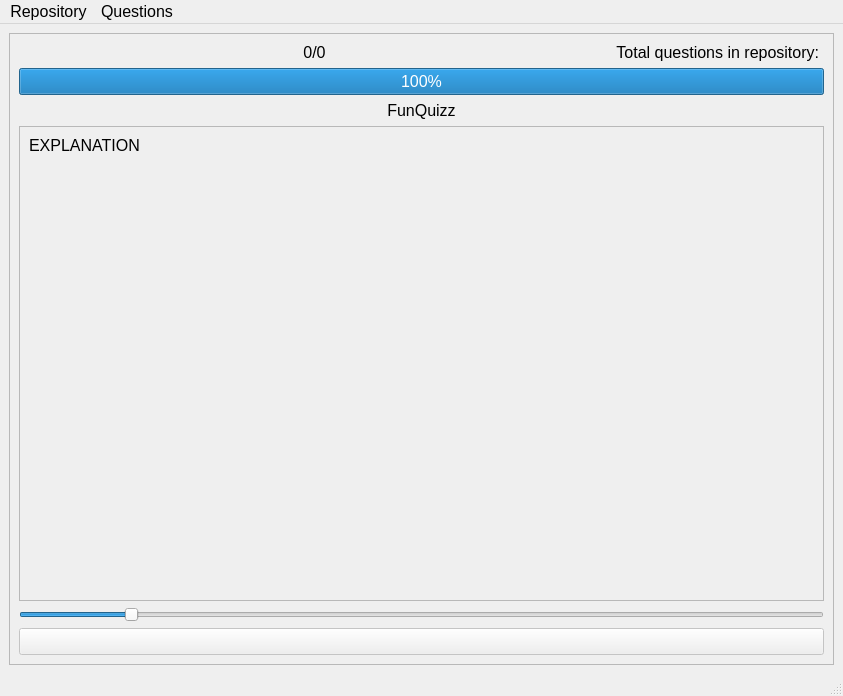
<?xml version="1.0" encoding="UTF-8"?>
<ui version="4.0">
 <class>MainWindow</class>
 <widget class="QMainWindow" name="MainWindow">
  <property name="geometry">
   <rect>
    <x>0</x>
    <y>0</y>
    <width>843</width>
    <height>696</height>
   </rect>
  </property>
  <property name="sizePolicy">
   <sizepolicy hsizetype="Expanding" vsizetype="Expanding">
    <horstretch>0</horstretch>
    <verstretch>0</verstretch>
   </sizepolicy>
  </property>
  <property name="windowTitle">
   <string>FunQuizz</string>
  </property>
  <property name="windowIcon">
   <iconset theme="QIcon::ThemeIcon::WeatherClear"/>
  </property>
  <widget class="QWidget" name="centralwidget">
   <layout class="QVBoxLayout" name="verticalLayout">
    <item>
     <widget class="QScrollArea" name="scrollArea">
      <property name="widgetResizable">
       <bool>true</bool>
      </property>
      <widget class="QWidget" name="scrollAreaWidgetContents">
       <property name="geometry">
        <rect>
         <x>0</x>
         <y>0</y>
         <width>823</width>
         <height>628</height>
        </rect>
       </property>
       <layout class="QVBoxLayout" name="verticalLayout_3">
        <item>
         <layout class="QHBoxLayout" name="horizontalLayout_2">
          <item>
           <widget class="QLabel" name="score">
            <property name="maximumSize">
             <size>
              <width>16777215</width>
              <height>16777215</height>
             </size>
            </property>
            <property name="font">
             <font>
              <pointsize>12</pointsize>
             </font>
            </property>
            <property name="text">
             <string>0/0</string>
            </property>
            <property name="textFormat">
             <enum>Qt::TextFormat::PlainText</enum>
            </property>
            <property name="alignment">
             <set>Qt::AlignmentFlag::AlignCenter</set>
            </property>
           </widget>
          </item>
          <item>
           <widget class="QLabel" name="totalQuestions">
            <property name="sizePolicy">
             <sizepolicy hsizetype="Maximum" vsizetype="Preferred">
              <horstretch>0</horstretch>
              <verstretch>0</verstretch>
             </sizepolicy>
            </property>
            <property name="maximumSize">
             <size>
              <width>16777215</width>
              <height>16777215</height>
             </size>
            </property>
            <property name="font">
             <font>
              <pointsize>12</pointsize>
             </font>
            </property>
            <property name="text">
             <string>Total questions in repository: </string>
            </property>
            <property name="alignment">
             <set>Qt::AlignmentFlag::AlignCenter</set>
            </property>
           </widget>
          </item>
         </layout>
        </item>
        <item>
         <widget class="QProgressBar" name="scoreBar">
          <property name="maximumSize">
           <size>
            <width>16777215</width>
            <height>16777215</height>
           </size>
          </property>
          <property name="font">
           <font>
            <pointsize>12</pointsize>
           </font>
          </property>
          <property name="value">
           <number>100</number>
          </property>
          <property name="alignment">
           <set>Qt::AlignmentFlag::AlignCenter</set>
          </property>
          <property name="orientation">
           <enum>Qt::Orientation::Horizontal</enum>
          </property>
          <property name="invertedAppearance">
           <bool>false</bool>
          </property>
         </widget>
        </item>
        <item>
         <widget class="QLabel" name="question">
          <property name="font">
           <font>
            <pointsize>12</pointsize>
           </font>
          </property>
          <property name="text">
           <string>FunQuizz</string>
          </property>
          <property name="alignment">
           <set>Qt::AlignmentFlag::AlignCenter</set>
          </property>
          <property name="wordWrap">
           <bool>true</bool>
          </property>
         </widget>
        </item>
        <item>
         <layout class="QVBoxLayout" name="answers"/>
        </item>
        <item>
         <widget class="QScrollArea" name="explanationScroll">
          <property name="minimumSize">
           <size>
            <width>400</width>
            <height>200</height>
           </size>
          </property>
          <property name="horizontalScrollBarPolicy">
           <enum>Qt::ScrollBarPolicy::ScrollBarAlwaysOff</enum>
          </property>
          <property name="widgetResizable">
           <bool>true</bool>
          </property>
          <widget class="QWidget" name="explanationScrollContents">
           <property name="geometry">
            <rect>
             <x>0</x>
             <y>0</y>
             <width>803</width>
             <height>446</height>
            </rect>
           </property>
           <layout class="QVBoxLayout" name="verticalLayout_2">
            <item>
             <widget class="QLabel" name="explanation">
              <property name="sizePolicy">
               <sizepolicy hsizetype="Expanding" vsizetype="Preferred">
                <horstretch>0</horstretch>
                <verstretch>0</verstretch>
               </sizepolicy>
              </property>
              <property name="font">
               <font>
                <pointsize>12</pointsize>
               </font>
              </property>
              <property name="autoFillBackground">
               <bool>false</bool>
              </property>
              <property name="frameShape">
               <enum>QFrame::Shape::NoFrame</enum>
              </property>
              <property name="text">
               <string>EXPLANATION</string>
              </property>
              <property name="textFormat">
               <enum>Qt::TextFormat::PlainText</enum>
              </property>
              <property name="alignment">
               <set>Qt::AlignmentFlag::AlignLeading|Qt::AlignmentFlag::AlignLeft|Qt::AlignmentFlag::AlignTop</set>
              </property>
              <property name="wordWrap">
               <bool>true</bool>
              </property>
             </widget>
            </item>
           </layout>
          </widget>
         </widget>
        </item>
        <item>
         <widget class="QSlider" name="explanationSize">
          <property name="minimum">
           <number>4</number>
          </property>
          <property name="maximum">
           <number>64</number>
          </property>
          <property name="value">
           <number>12</number>
          </property>
          <property name="orientation">
           <enum>Qt::Orientation::Horizontal</enum>
          </property>
         </widget>
        </item>
        <item>
         <widget class="QPushButton" name="ok">
          <property name="enabled">
           <bool>false</bool>
          </property>
          <property name="font">
           <font>
            <pointsize>12</pointsize>
           </font>
          </property>
          <property name="text">
           <string/>
          </property>
         </widget>
        </item>
       </layout>
      </widget>
     </widget>
    </item>
   </layout>
  </widget>
  <widget class="QStatusBar" name="statusbar"/>
  <widget class="QMenuBar" name="menuBar">
   <property name="geometry">
    <rect>
     <x>0</x>
     <y>0</y>
     <width>843</width>
     <height>27</height>
    </rect>
   </property>
   <property name="font">
    <font>
     <pointsize>12</pointsize>
    </font>
   </property>
   <widget class="QMenu" name="repository">
    <property name="font">
     <font>
      <pointsize>12</pointsize>
     </font>
    </property>
    <property name="title">
     <string>Repository</string>
    </property>
    <addaction name="openRepository"/>
    <addaction name="newRepository"/>
   </widget>
   <widget class="QMenu" name="questions">
    <property name="font">
     <font>
      <pointsize>12</pointsize>
     </font>
    </property>
    <property name="title">
     <string>Questions</string>
    </property>
    <addaction name="manageQuestions"/>
   </widget>
   <addaction name="repository"/>
   <addaction name="questions"/>
  </widget>
  <action name="actionNew_Repository">
   <property name="text">
    <string>New Repository</string>
   </property>
  </action>
  <action name="actionAdd_questions">
   <property name="text">
    <string>Add questions</string>
   </property>
  </action>
  <action name="actionOpen_Repository">
   <property name="text">
    <string>Open Repository</string>
   </property>
  </action>
  <action name="openRepository">
   <property name="text">
    <string>Open Repository</string>
   </property>
   <property name="font">
    <font>
     <pointsize>12</pointsize>
    </font>
   </property>
  </action>
  <action name="newRepository">
   <property name="text">
    <string>New repository</string>
   </property>
   <property name="font">
    <font>
     <pointsize>12</pointsize>
    </font>
   </property>
  </action>
  <action name="manageQuestions">
   <property name="text">
    <string>Manage Questions</string>
   </property>
   <property name="font">
    <font>
     <pointsize>12</pointsize>
    </font>
   </property>
  </action>
 </widget>
 <resources/>
 <connections/>
</ui>
